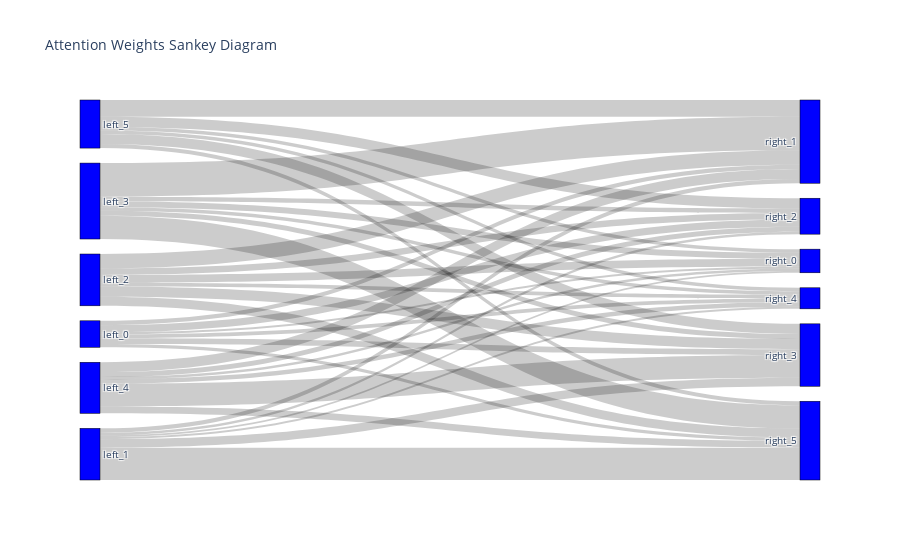

Notebook code cell kept with this figure:
### Code cell
import plotly.graph_objects as go
import numpy as np

def plot_attention_sankey(outputs, layer, head, include_special_tokens=True):
    attention_weights = outputs['outputs']['attentions'][layer][0, head, :].detach().cpu().numpy()
    words = outputs['input_words']

    if not include_special_tokens:
        attention_weights = attention_weights[1:-1, 1:-1]
        words = words[1:-1]

    num_words = len(words)

    # Create labels for nodes
    labels_left = [f'left_{i}' for i in range(num_words)]
    labels_right = [f'right_{i}' for i in range(num_words)]

    # Create flows
    flows = []
    for i in range(num_words):
        for j in range(num_words):
            flows.append((i, j + num_words, attention_weights[i, j]))

    # Create Sankey diagram
    fig = go.Figure(data=[go.Sankey(
        node=dict(
            pad=15,
            thickness=20,
            line=dict(color="black", width=0.5),
            label=labels_left + labels_right,
            color="blue"
        ),
        link=dict(
            source=[flow[0] for flow in flows],
            target=[flow[1] for flow in flows],
            value=[flow[2] for flow in flows]
        )
    )])

    fig.update_layout(title_text='Attention Weights Sankey Diagram', font_size=10)
    fig.show()

# Example usage
plot_attention_sankey(outputs, 4, 2, include_special_tokens=False)

### Figure 1 — Plotly figure (JSON) as saved in the notebook; plotly's stock layout.template omitted (floating-point values rounded to 4 significant figures)
{"data": [{"link": {"source": [0, 0, 0, 0, 0, 0, 1, 1, 1, 1, 1, 1, 2, 2, 2, 2, 2, 2, 3, 3, 3, 3, 3, 3, 4, 4, 4, 4, 4, 4, 5, 5, 5, 5, 5, 5], "target": [6, 7, 8, 9, 10, 11, 6, 7, 8, 9, 10, 11, 6, 7, 8, 9, 10, 11, 6, 7, 8, 9, 10, 11, 6, 7, 8, 9, 10, 11, 6, 7, 8, 9, 10, 11], "value": [0.01978, 0.04331, 0.07235, 0.05806, 0.03911, 0.0323, 0.01909, 0.04323, 0.02537, 0.08473, 0.02096, 0.3239, 0.07839, 0.1442, 0.06559, 0.1029, 0.03722, 0.09034, 0.05873, 0.3371, 0.0457, 0.04907, 0.0361, 0.2337, 0.02372, 0.09841, 0.0485, 0.2282, 0.04394, 0.06873, 0.03697, 0.1672, 0.1023, 0.1018, 0.0335, 0.03966]}, "node": {"color": "blue", "label": ["left_0", "left_1", "left_2", "left_3", "left_4", "left_5", "right_0", "right_1", "right_2", "right_3", "right_4", "right_5"], "line": {"color": "black", "width": 0.5}, "pad": 15, "thickness": 20}, "type": "sankey"}], "layout": {"font": {"size": 10}, "title": {"text": "Attention Weights Sankey Diagram"}}}
